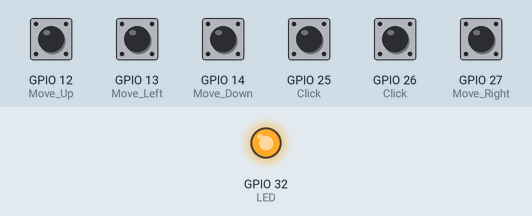
A sketch run on a simulated ESP32. On the bench: output pins drawn as LEDs (lit = HIGH). Inputs (shaded band) come from the test bench; at power-on: GPIO 12 (Move_Up), GPIO 13 (Move_Left), GPIO 14 (Move_Down), GPIO 25 (Click), GPIO 26 (Click), GPIO 27 (Move_Right) HIGH. USB keyboard and mouse output is not drawn; what the sketch prints to the serial monitor is not drawn.

Above: at 0.1 s.
Timing chart, 0 to 1.6 s (numbered marks = the images above):
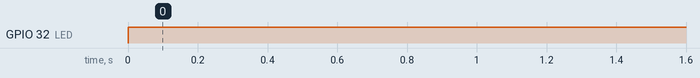

Measured:
- by itself, GPIO 32 (LED): LOW → HIGH at 0.00 s

The sketch:

sketch_KuMaouseS.ino
```cpp
//SWIF KuMaouse SimpleModel
#include <BleMouse.h>
BleMouse bleMouse("SWIF KuMaouse S");

//^^^^^^^^^^^^^^^^^^^^^^^^^^^^^^
// After this Developer only

void setup() {
  Serial.begin(115200);
  bleMouse.begin();

  //Mouse movement
  pinMode(13, INPUT_PULLUP);//Move_Left
  pinMode(12, INPUT_PULLUP);//Move_Up
  pinMode(14, INPUT_PULLUP);//Move_Down
  pinMode(27, INPUT_PULLUP);//Move_Right
  pinMode(26, INPUT_PULLUP);//Click(press->release)
  pinMode(25, INPUT_PULLUP);//Click(press->release)
  pinMode(32, OUTPUT);//LED
  Serial.println("Ready");
}

void MouseMove() {
  if (digitalRead(13) == LOW) {
    bleMouse.move(-3, 0);
  }
  if (digitalRead(12) == LOW) {
    bleMouse.move(0, -3);
  }
  if (digitalRead(14) == LOW) {
    bleMouse.move(0, 3);
  }
  if (digitalRead(27) == LOW) {
    bleMouse.move(3, 0);
  }
}

void loop() {
  if (bleMouse.isConnected()) {
    digitalWrite(32, HIGH);
    Serial.println("BLE ON");

    MouseMove();

    if (digitalRead(26) == LOW) {
      bleMouse.press(MOUSE_LEFT);
      while (digitalRead(26) == LOW) {
        MouseMove();
      }
      bleMouse.release(MOUSE_LEFT);
    }
    if (digitalRead(25) == LOW) {
      bleMouse.press(MOUSE_LEFT);
      while (digitalRead(25) == LOW) {
        MouseMove();
      }
      bleMouse.release(MOUSE_LEFT);
    }
  }
  else {
    digitalWrite(32, LOW);
    Serial.println("BLE OFF");
  }
}
```
